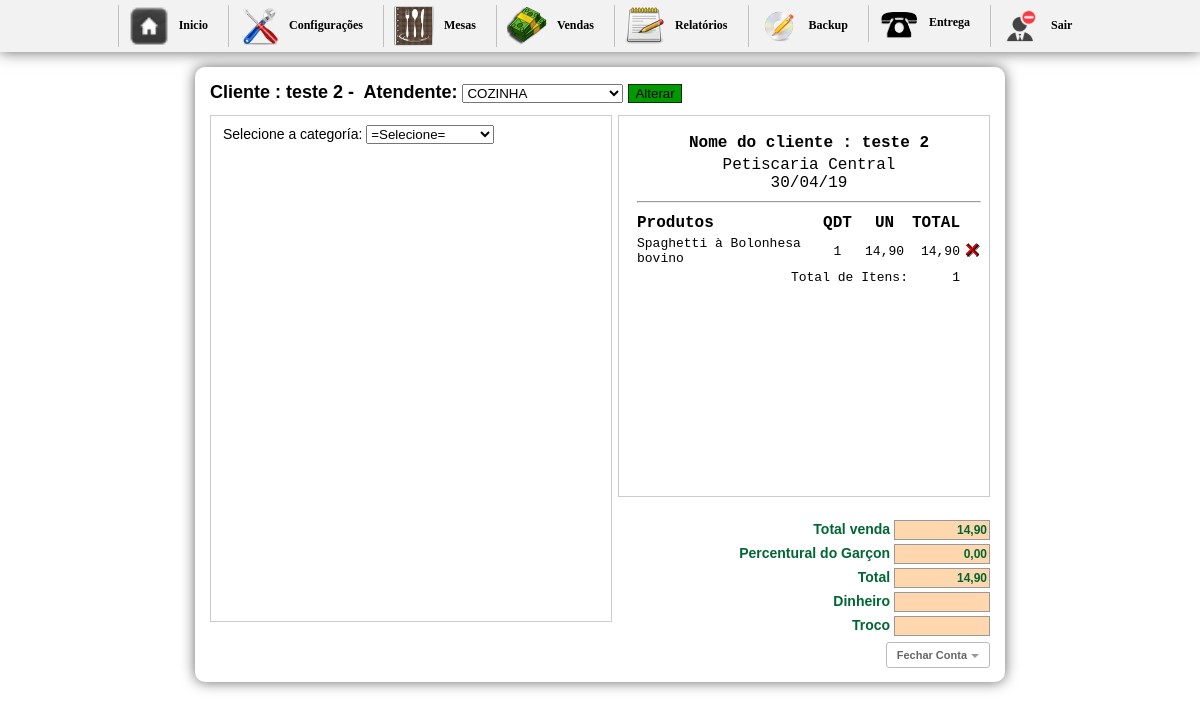
Page /inicio2.php?btn=vendapedido&id_mesa=50&idGarcon=8 (signed in) on the committed database.
### tables this page shows
CREATE TABLE `pedido` (
  `id_mesa` int(10) NOT NULL AUTO_INCREMENT,
  `numero` int(10) NOT NULL,
  `idGarcon` varchar(200) NOT NULL,
  `situacao` int(1) NOT NULL,
  `email` varchar(50) DEFAULT NULL,
  `nome` varchar(50) DEFAULT NULL,
  `sobrenome` varchar(50) DEFAULT NULL,
  `telefone` varchar(30) DEFAULT NULL,
  `bairro` varchar(50) DEFAULT NULL,
  `rua` varchar(50) DEFAULT NULL,
  `numerocasa` varchar(20) DEFAULT NULL,
  `detalhes` longtext,
  PRIMARY KEY (`id_mesa`)
);

CREATE TABLE `config` (
  `id_conf` int(30) NOT NULL,
  `empresa` varchar(200) NOT NULL,
  `telefone` varchar(30) NOT NULL,
  `pgarcon` int(10) NOT NULL,
  `ativo` int(2) NOT NULL
);

CREATE TABLE `entrega` (
  `id` int(11) NOT NULL AUTO_INCREMENT,
  `cod` int(11) NOT NULL,
  `nome` varchar(150) NOT NULL,
  `preco` varchar(10) NOT NULL,
  `qtd` int(11) NOT NULL,
  `comanda` int(200) NOT NULL,
  `data` date NOT NULL,
  `time` time NOT NULL,
  `id_mesa` int(30) NOT NULL,
  `situacao` int(2) NOT NULL,
  `idGarcon` varchar(200) NOT NULL,
  `status` int(1) NOT NULL,
  `destino` int(1) NOT NULL,
  `entregue` int(1) NOT NULL,
  `feito` int(1) NOT NULL,
  PRIMARY KEY (`id`)
);

### selecionacat2.php (the view, shortened to what this page needs)
<form action="" method="post" enctype="multipart/form-data" style="margin-left:12px; margin-top:-7px;">
Selecione a categoría:
  <select name="jumpMenu" id="jumpMenu" onChange="MM_jumpMenu('parent',this,0)">
  <option value=""> =Selecione=</option>
  </select>
</form>

### vendapedido.php (shortened to what this page needs)
<?php require_once('Connections/sistema.php'); ?>
<?php
if (!function_exists("GetSQLValueString")) {
function GetSQLValueString($theValue, $theType, $theDefinedValue = "", $theNotDefinedValue = "")
{
  $theValue = function_exists("mysql_real_escape_string") ? mysql_real_escape_string($theValue) : mysql_escape_string($theValue);
  switch ($theType) {
    case "long":
    case "int":
      $theValue = ($theValue != "") ? intval($theValue) : "NULL";
      break;
  }
  return $theValue;
}
}
$colname_Recordset1 = "-1";
if (isset($_GET['id_mesa'])) {
  $colname_Recordset1 = $_GET['id_mesa'];
}
$query_Recordset1 = sprintf("SELECT * FROM pedido WHERE id_mesa = %s", GetSQLValueString($colname_Recordset1, "int"));
$Recordset1 = mysql_query($query_Recordset1, $sistema) or die(mysql_error());
$row_Recordset1 = mysql_fetch_assoc($Recordset1);
$numero = $_GET['id_mesa'];
?>
<?php
  $sql1 = mysql_query("SELECT * FROM pedido WHERE id_mesa ='$numero'") or die(mysql_error());
  $cont1 = mysql_fetch_array($sql1);
  $sit = $cont1['situacao'];
$idGarconget = $_GET['idGarcon'];
$gar2 = mysql_query("SELECT * FROM garcon WHERE idGarcon='$idGarconget'");
$h2 = mysql_fetch_array($gar2);
  ?>
<h1>
<form action="" method="post" enctype="multipart/form-data">
Cliente : <?php echo $row_Recordset1['nome']; ?>&nbsp-&nbsp;
Atendente:
<select name="nomeGarcon">
<?php
	$gar = mysql_query("SELECT * FROM garcon WHERE idGarcon != '1' ORDER BY nomeGarcon ASC") or die(mysql_error());
	while($h = mysql_fetch_array($gar)){
?>
  <option value="<?php echo $h['idGarcon'] ?>"<?php if (!(strcmp($h['idGarcon'], $h2['idGarcon']))) {echo "selected=\"selected\"";} ?>><?php echo $h['nomeGarcon'] ?></option>
	<?php }?>
</select>
<?php if($sit == "0"){?>
<input name="ok" type="submit" value="Abrir pedido" style="background-color: #F30; border:1px solid #9B0000;" />
<?php }else{ ?>
<input name="ok" type="submit" value="Alterar" style=" background-color:#090; border:1px solid #030;" />
<?php } ?>
</form>
</h1>
<div id="boxprodutos"><br/>
<?php if($sit == "1"){
include "selecionacat2.php";
} ?>
</div>
<div id="box">
	<div id="comentarios">
    <table width="100%" border="0" class="inputs">
  <tr>
 <?php $n = mysql_query("SELECT * FROM config");
 	$a = mysql_fetch_array($n);
 ?>
  <td align="center" style="font-size:16px;"><strong>Nome do cliente : <?php echo $row_Recordset1['nome']; ?></strong></td>
  </tr>
  <tr>
    <td align="center" style="font-size:16px;"><?php echo $a['empresa'] ?><br/> <?php echo date("d/m/y") ?></td>
    </tr>
    <tr>
    <td><hr/></td>
    </tr>
</table>
    <table width="100%">
    <tr>
	  <td  style="font-size:16px;"><strong>Produtos</strong></td>
      <td width="13%" align="center" style="font-size:16px;"><strong>QDT</strong></td>
      <td width="15%" align="center" style="font-size:16px;"><strong>UN</strong></td>
	  <td align="center" style="font-size:16px;"><strong>TOTAL</strong></td>
	  <td align="center">&nbsp;</td>
	  </tr>
	<?php
	$carrinho = mysql_query("SELECT *, SUM(qtd) AS qt,SUM(preco) AS pr FROM entrega WHERE id_mesa='$numero' AND situacao='1' GROUP BY cod") or die(		mysql_error());
	$contar = mysql_num_rows($carrinho);
	if($contar == 0){
		echo "";
	}else{
		while($res = mysql_fetch_array($carrinho)){
			$id           	= $res['id'];
			$nome  			= $res['nome'];
			$preco       	= $res['pr'];
			$qtd		 	= $res['qt'];
			$unitario		= $res['preco'];
			$id_mesa		= $res['id_mesa'];
			$itens +=$qtd;
			$total += $preco;
	?>
	<tr class="fontcomanda">
    <td width="60%" align="left">
    <a href="cozinha.php?id_mesa=<?php echo $id_mesa ?>&nome=<?php echo $nome; ?>"  title="Imprimir"
    onclick="Cozinha(this.href,'nomeJanela','350','600','yes');return false" class="fontcomanda"><?php echo $nome; ?></a>
    </td>
    <td align="center" ><?php echo $qtd; ?></td>
    <td align="center" ><?php echo  str_replace(".",",",$unitario); ?></td>
    <td width="10%" align="right"><?php echo number_format($preco, 2, ',', '.'); ?></td>
    <td width="2%" align="right">
    <a href="inicio2.php?btn=vendapedido&retira=produto&id=<?php echo $id ?>&id_mesa=<?php echo $numero ?>"><img src="imagens/icone_delete.gif" width="17" height="18" border="0" /></a>
    </td>
    </tr>
     <?php
		}
	}
	?>
	<tr class="fontcomanda">
	  <td colspan="3" align="right">Total de Itens:</td>
	  <td align="right"><?php echo $itens ?></td>
	  <td align="right">&nbsp;</td>
	  </tr>
    </table>
 <div id="formulario">
    <?php $totals = number_format($total, 2, ',', '.'); ?>
<form name="formulario" action="" method="post" enctype="multipart/form-data">
            <span class="valores">Total venda </span>
        <input name="total" type="text" value="<?php echo $totals ?>" size="8" maxlength="6" class="calc" readonly="true"/><br/>
        	<?php
			$g = mysql_query("SELECT * FROM config") or die(mysql_error());
			$w = mysql_fetch_array($g);
			$ativo = $w['ativo'];
			$percentual = $w['pgarcon'];
			if($ativo == 1){
			$porcento_garcon = $percentual;
			}else{
			$porcento_garcon = 0;
			}
				$pgarcon = $total * $porcento_garcon / 100;
				$somatotal = $total + $pgarcon;
			?>
                <span class="valores">Percentural do Garçon </span>
                <input name="garconP" type="text" class="calc" id="garconP" value="<?php echo number_format($pgarcon, 2, ',', '.'); ?>"/><br/>
                <span class="valores">Total </span>
                <input name="somatotal" type="text" class="calc" id="somatotal" value="<?php echo number_format($somatotal, 2, ',', '.'); ?>"/><br/>
        <span class="valores">Dinheiro </span>
        <input name="dinheiro" type="text" size="8"  class="calc" onkeyup="javascript:operacao('')" id="dinheiro-1"/><br/>
            <span class="valores">Troco </span>
            <input name="troco" type="text" class="calc" size="8" maxlength="8" readonly="true"/><br/>
      </form>
      <br/>
      <?php
	  $mesas = $_GET['id_mesa'];
	  ?>
      <a href="imprimepedido.php?id_mesa=<?php echo $mesas;?>&pgarcon=<?php echo $pgarcon?>&somatotal=<?php echo $somatotal ?>"
  onclick="NovaJanela(this.href,'nomeJanela','750','600','yes');return false" class="button">
  Fechar Conta</a>
      </div>
  </div>
</div>

### css/css.css (style rules this page uses)
body { margin-left: 0px;margin-top: 0px;margin-right: 0px;margin-bottom: 0px; background-color:#FFF; font-family:Verdana, Geneva, sans-serif; font-size:14px; }
h1 { font-size:18px; margin-top:0; }
#boxprodutos { width:400px; height:500px; margin:0 auto; border:1px solid #ccc; float:left; background:#FFF; padding-bottom:5px; overflow:auto }
#box { width:370px; margin:0 auto; border:1px solid #ccc; float:right; font:10px "Courier New", Courier, monospace; background:#0000; }
.fontcomanda { font-size:13px; }
.fontcomanda a:link { font:10px "Courier New", Courier, monospace; font-size:13px; text-decoration:none;color:#000; }
#comentarios { width:350px; height:350px;overflow: auto; padding:15px; }
#formulario { position:absolute; width:300px; height:115px; top:518px; font-size:10px; text-align:right; margin-left:56px; }
.calc { border:1px solid #999; height:16px; width:90px; font-family:Verdana, Geneva, sans-serif; font-size:12px; font-weight:bold; color:#063; background:#FFD7AE; margin:2px 0 2px 0; text-align:right; }
.valores { font-size:10px; font-family:Verdana, Geneva, sans-serif; font-size:14px; font-weight:bold; color:#063; }
.button { border: 1px solid #BBB; border-radius: 3px; text-shadow: 0 1px 1px white; -webkit-box-shadow: 0 1px 1px #fff; -moz-box-shadow: 0 1px 1px #fff; box-shadow: 0 1px 1px #fff; font: bold 11px Sans-Serif; padding: 6px 10px; white-space: nowrap; vertical-align: middle; color: #666; background: transparent; cursor: pointer; margin-top:3px; text-decoration:none; }
.button:after { content: ""; display: inline-block; width: 0; height: 0; border-top: 4px solid #999; border-left: 4px solid transparent; border-right: 4px solid transparent; margin: 0 0 0 4px; position: relative; top: -1px; text-decoration:none; }

### rows in the picture
pedido: nome "teste 2"
config: empresa "Petiscaria Central", garconP "0,00", somatotal "14,90"
entrega: nome "Spaghetti à Bolonhesa bovino", qtd "1", preco "14,90"

### other values in the picture
$itens "1"
form field nomeGarcon "COZINHA"
